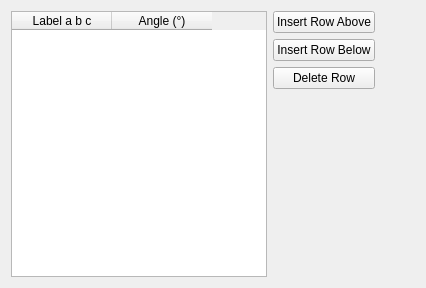
                      <widget class="QWidget" name="angleTab">
                       <attribute name="title">
                        <string>Bond Angles</string>
                       </attribute>
                       <layout class="QHBoxLayout" name="horizontalLayout_20">
                        <item>
                         <widget class="QTableWidget" name="molAngleTable">
                          <attribute name="horizontalHeaderDefaultSectionSize">
                           <number>100</number>
                          </attribute>
                          <column>
                           <property name="text">
                            <string>Label a b c</string>
                           </property>
                          </column>
                          <column>
                           <property name="text">
                            <string>Angle (°)</string>
                           </property>
                          </column>
                         </widget>
                        </item>
                        <item>
                         <layout class="QVBoxLayout" name="verticalLayout_9">
                          <item>
                           <widget class="QPushButton" name="addAngRowAboveButton">
                            <property name="text">
                             <string>Insert Row Above</string>
                            </property>
                           </widget>
                          </item>
                          <item>
                           <widget class="QPushButton" name="addAngRowBelowButton">
                            <property name="text">
                             <string>Insert Row Below</string>
                            </property>
                           </widget>
                          </item>
                          <item>
                           <widget class="QPushButton" name="deleteAngRowButton">
                            <property name="text">
                             <string>Delete Row</string>
                            </property>
                           </widget>
                          </item>
                          <item>
                           <spacer name="verticalSpacer_3">
                            <property name="orientation">
                             <enum>Qt::Vertical</enum>
                            </property>
                            <property name="sizeHint" stdset="0">
                             <size>
                              <width>20</width>
                              <height>188</height>
                             </size>
                            </property>
                           </spacer>
                          </item>
                         </layout>
                        </item>
                        <item>
                         <spacer name="horizontalSpacer_15">
                          <property name="orientation">
                           <enum>Qt::Horizontal</enum>
                          </property>
                          <property name="sizeHint" stdset="0">
                           <size>
                            <width>40</width>
                            <height>20</height>
                           </size>
                          </property>
                         </spacer>
                        </item>
                       </layout>
                      </widget>
